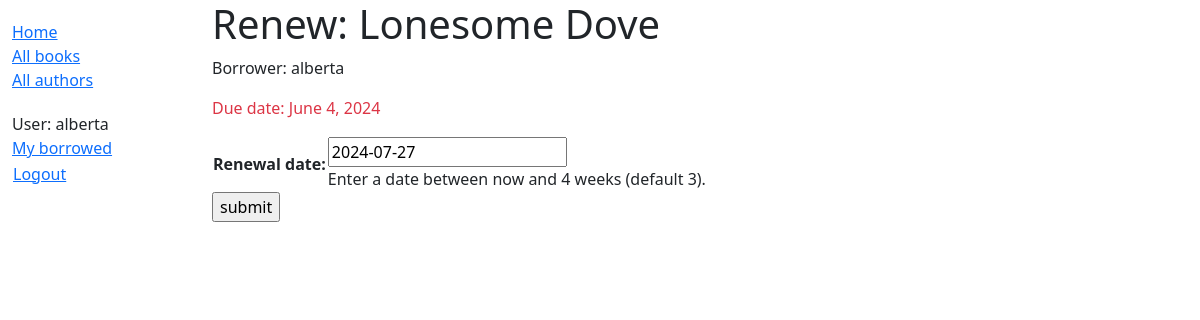
Before: /catalog/book/c08220f1-d89d-45ef-a534-b7f5c2039737/renew/ (signed in) with the older database file.
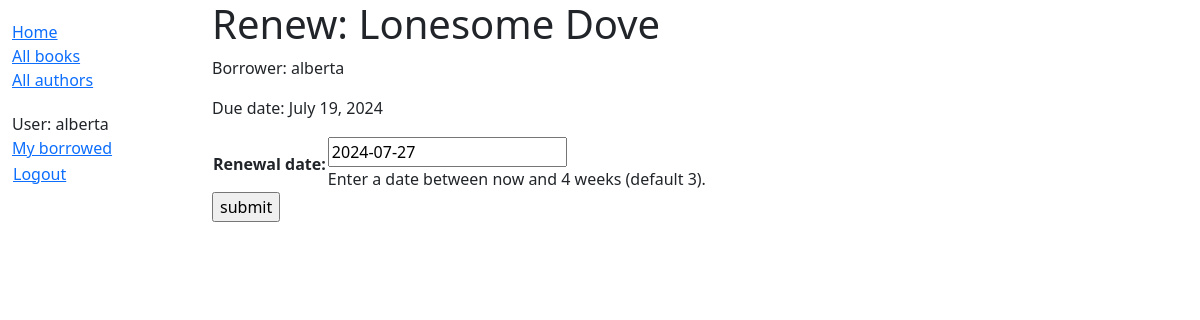
After: the same page with the newer database file.
### catalog/models.py (models this page shows, shortened)
class BookInstance(models.Model):
    id = models.UUIDField(primary_key=True, default=uuid.uuid4,
                          help_text="Unique ID for this particular book across whole library")
    book = models.ForeignKey('Book', on_delete=models.RESTRICT, null=True)
    imprint = models.CharField(max_length=200)
    due_back = models.DateField(null=True, blank=True)
    LOAN_STATUS = (
        ('m', 'Maintenance'),
        ('o', 'On loan'),
        ('a', 'Available'),
        ('r', 'Reserved'),
    )
    status = models.CharField(
        max_length=1,
        choices=LOAN_STATUS,
        blank=True,
        default='m',
        help_text='Book availability',
    )
    borrower = models.ForeignKey(
        settings.AUTH_USER_MODEL,
        on_delete=models.SET_NULL,
        null=True,
        blank=True,
    )
    class Meta:
        ordering = ['due_back']
        permissions = (('can_mark_returned', 'Set book as returned'),)
    @property
    def is_overdue(self):
        return bool(self.due_back and date.today() > self.due_back)

### catalog/views.py (the view)
# urls.py: path('book/<uuid:pk>/renew/', views.renew_book_librarian, name='renew-book-librarian'),
@login_required
@permission_required('catalog.can_mark_returned', raise_exception=True)
def renew_book_librarian(request, pk):
	book_instance = get_object_or_404(BookInstance, pk=pk)
	if request.method == 'POST':
		form = RenewBookForm(request.POST)
		if form.is_valid():
			book_instance.due_back = form.cleaned_data['renewal_date']
			book_instance.save()
			return HttpResponseRedirect(reverse('borrowed'))
	else:
		proposed_renewal_date = datetime.date.today() + datetime.timedelta(weeks=3)
		form = RenewBookForm(
			initial = {
				'renewal_date': proposed_renewal_date
			}
		)
	context = {
		'form': form,
		'book_instance': book_instance,
	}
	return render(request, 'catalog/book_renew_librarian.html', context)

### catalog/forms.py (shortened to what this page needs)
class RenewBookForm(forms.Form):
    renewal_date = forms.DateField(
        help_text="Enter a date between now and 4 weeks (default 3)."
    )

### catalog/templates/catalog/book_renew_librarian.html (shortened to what this page needs)
{% extends 'base_generic.html' %}
{% block content %}
    <h1>Renew: {{ book_instance.book.title }}</h1>
    <p>Borrower: {{ book_instance.borrower }}</p>
    <p {% if book_instance.is_overdue %}class="text-danger"{% endif %}>Due date: {{ book_instance.due_back }}</p>
    <form action="" method="post">
        <table>
            {{ form.as_table }}
        </table>
        <input type="submit" value="submit">
    </form>
{% endblock %}

Changed rows visible on the page:
changed BookInstance "alberta": due_back "June 4, 2024" → "July 19, 2024"
